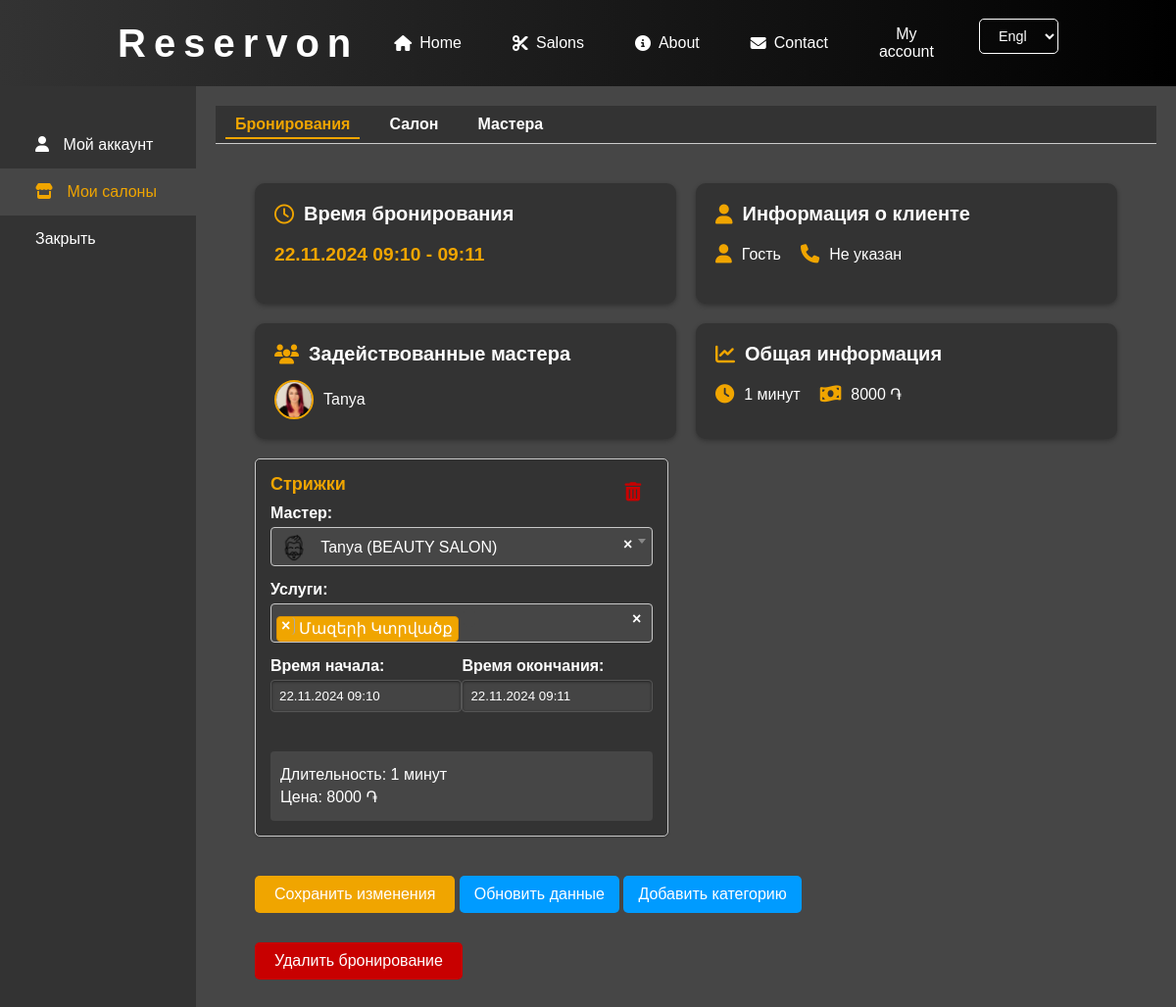
/user-account/bookings/edit/25/ (signed in), run on the app's committed database.
### salons/models.py (models this page shows, shortened)
class Appointment(models.Model):
    salon = models.ForeignKey(Salon, on_delete=models.CASCADE)
    user = models.ForeignKey(User, on_delete=models.CASCADE, null=True, blank=True)
    start_datetime = models.DateTimeField()
    end_datetime = models.DateTimeField(null=True, blank=True)
    barbers = models.ManyToManyField(
        Barber,
        through='AppointmentBarberService',
        related_name='appointments'
    )

class Barber(models.Model):
    salon = models.ForeignKey(Salon, on_delete=models.CASCADE, related_name='barbers')
    user = models.OneToOneField(User, on_delete=models.SET_NULL, null=True, blank=True)
    name = models.CharField(max_length=100)
    avatar = models.ImageField(upload_to='salons/barbers', blank=True, null=True)
    description = models.TextField(blank=True, null=True)
    categories = models.ManyToManyField(ServiceCategory, related_name='barbers')  # Add this line
    def __str__(self):
        return f"{self.name} ({self.salon.name})"
    def get_avatar_url(self):
        if self.avatar and self.avatar.url:
            return self.avatar.url
        return '/static/salons/img/default-avatar.png'

class ServiceCategory(models.Model):
    name = models.CharField(max_length=100, unique=True)  # Название категории
    default_duration = models.IntegerField('Default duration (minutes)', default=15)

### user_account/views.py (the view)
# urls.py: path('bookings/edit/<int:booking_id>/', views.edit_booking, name='edit_booking'),
@login_required
def edit_booking(request, booking_id):
    user = request.user
    appointment = get_object_or_404(
        Appointment.objects.select_related('user__main_profile').prefetch_related('barbers', 'barber_services'),
        id=booking_id,
        salon__in=user.administered_salons.all()
    )
    salon = appointment.salon
    if appointment.user:
        customer_name = appointment.user.get_full_name() or 'Гость'
    else:
        customer_name = 'Гость'
    if appointment.user and hasattr(appointment.user, 'main_profile'):
        customer_phone = appointment.user.main_profile.phone_number or 'Не указан'
    else:
        customer_phone = 'Не указан'
    if request.method == 'POST':
        formset = AppointmentBarberServiceFormSet(request.POST, instance=appointment)
        if formset.is_valid():
            with transaction.atomic():
                formset.instance = appointment  # Устанавливаем связь формсета с appointment
                instances = formset.save(commit=False)
                for obj in formset.deleted_objects:
                    obj.delete()
                for instance in instances:
                    instance.appointment = appointment
                    instance.save()
                formset.save_m2m()
                appointment.start_datetime = appointment.barber_services.aggregate(models.Min('start_datetime'))['start_datetime__min']
                appointment.end_datetime = appointment.barber_services.aggregate(models.Max('end_datetime'))['end_datetime__max']
                appointment.save(update_fields=['start_datetime', 'end_datetime'])
                messages.success(request, 'Бронирование успешно обновлено.')
                return redirect('user_account:manage_bookings')
        else:
            messages.error(request, 'Пожалуйста, исправьте ошибки ниже.')
    else:
        formset = AppointmentBarberServiceFormSet(instance=appointment)
    category_forms = []
    total_duration = 0
    total_price = 0
    for form_instance in formset.forms:
        barber_service = form_instance.instance
        if barber_service.pk:
            services = barber_service.services.all()
        else:
            service_ids = form_instance['services'].value()
            services = Service.objects.filter(id__in=service_ids)
        total_duration_category = sum(service.duration.total_seconds() / 60 for service in services)
        total_price_category = sum(service.price for service in services)
        total_duration += total_duration_category
        total_price += total_price_category
        categories = set(service.category.name for service in services if service.category)
        category_name = ', '.join(categories) if categories else 'Без категории'
        category_forms.append({
            'form': form_instance,
            'duration': total_duration_category,
            'price': total_price_category,
            'category_name': category_name,
        })
    category_count = len(category_forms)
    context = {
        'formset': formset,
        'appointment': appointment,
        'total_duration': total_duration,
        'total_price': total_price,
        'category_count': category_count,
        'customer_name': customer_name,
        'customer_phone': customer_phone,
        'category_forms': category_forms,
        'active_menu': 'bookings',
        'active_sidebar': 'salons',
        'LANGUAGE_CODE': request.LANGUAGE_CODE,
    }
    return render(request, 'user_account/edit_booking.html', context)

### salons/models.py (called while the page is built)
    def __str__(self):
        return self.name

### user_account/templatetags/custom_filters.py (called while the page is built)
@register.filter
def format_phone(value):
    if value and len(value) == 11:
        return f"+{value[0]} ({value[1:4]}) {value[4:7]}-{value[7:9]}-{value[9:]}"
    return value

@register.filter
def phone_number_format(value):
    return re.sub(r'\D', '', value)

@register.filter(name='remove_class')
def remove_class(field, class_name):
    if field.field.widget.attrs.get('class'):
        classes = field.field.widget.attrs['class'].split()
        classes = [cls for cls in classes if cls != class_name]
        field.field.widget.attrs['class'] = ' '.join(classes)
    return field

### user_account/templates/user_account/edit_booking.html (shortened to what this page needs)
{% extends "user_account/account_base.html" %}
{% load custom_filters %}
{% load static %}
{% block page_content %}
<div class="edit-booking">
    <div class="booking-summary">
        <div>
            <div class="booking-cards-container-1">
                <div class="time-card">
                    <h3><i class="far fa-clock"></i> Время бронирования</h3>
                    <p class="booking-time">{{ appointment.start_datetime|date:'d.m.Y H:i' }} - {{ appointment.end_datetime|date:'H:i' }}</p>
                </div>
                <div class="client-info-card">
                    <h3><i class="fas fa-user"></i> Информация о клиенте</h3>
                    <div class="client-info">
                        <p>
                            <i class="fas fa-user"></i>
                            <span>{{ customer_name }}</span>
                        </p>
                        <p>
                            <i class="fas fa-phone"></i>
                            <a href="tel:{{ customer_phone|phone_number_format }}" class="phone-link">{{ customer_phone|format_phone }}</a>
                        </p>
                    </div>
                </div>
            </div>
            <div class="booking-cards-container-2">
                <div class="barbers-card">
                    <h3><i class="fas fa-users"></i> Задействованные мастера</h3>
                    <div class="barbers-row">
                        {% for barber in appointment.barbers.all %}
                            <div class="barber-item">
                                <img src="{{ barber.get_avatar_url }}" alt="{{ barber.name }}" class="barber-avatar-summary" />
                                <span class="barber-name">{{ barber.name }}</span>
                            </div>
                        {% empty %}
                            <p>Нет задействованных мастеров</p>
                        {% endfor %}
                    </div>
                </div>
                <div class="price-duration-card">
                    <h3><i class="fas fa-chart-line"></i> Общая информация</h3>
                    <div class="booking-info">
                        <p>
                            <i class="fas fa-clock"></i>
                            <span id="total-duration">{{ total_duration|floatformat:0 }} минут</span>
                        </p>
                        <p>
                            <i class="fas fa-money-bill-wave"></i>
                            <span id="total-price">{{ total_price|floatformat:0 }} ֏</span>
                        </p>
                    </div>
                </div>
            </div>
        </div>
    </div>
    <form method="post" id="booking-form">
        <div id="formset-container">
            {% for category in category_forms %}
                <div class="barber-service-form" data-duration="{{ category.duration }}" data-price="{{ category.price }}">
                    <button type="button" class="remove-form-button"><i class="fas fa-trash-alt"></i></button>
                    <h3>{{ category.category_name }}</h3>
                    <div class="form-group{% if category.form.barber.errors %} has-error{% endif %}">
                        <label>Мастер:</label>
                    </div>
                    <div class="form-group{% if category.form.services.errors %} has-error{% endif %}">
                        <label>Услуги:</label>
                    </div>
                    <div class="time-group">
                        <div class="form-group{% if category.form.start_datetime.errors %} has-error{% endif %}">
                            <label>Время начала:</label>
                            {{ category.form.start_datetime }}
                        </div>
                        <div class="form-group{% if category.form.end_datetime.errors %} has-error{% endif %}">
                            <label>Время окончания:</label>
                            {{ category.form.end_datetime }}
                        </div>
                    </div>
                    <div class="category-summary">
                        <p class="duration">Длительность: {{ category.duration|floatformat:0 }} минут</p>
                        <p class="price">Цена: {{ category.price|floatformat:0 }} ֏</p>
                    </div>
                </div>
            {% endfor %}
        </div>
        <button type="submit" class="submit-button">Сохранить изменения</button>
        <button type="button" id="refresh-data-button">Обновить данные</button>
        <button type="button" id="add-form-button">Добавить категорию</button>
    </form>
    <form method="post" action="{% url 'user_account:delete_booking' appointment.id %}" id="delete-booking-form">
        <button type="submit" class="delete-button">Удалить бронирование</button>
    </form>
</div>
{% endblock %}

### main/static/main/css/main.css (style rules this page uses)
body { background-color: #000; color: #fff; font-family: 'Helvetica Neue', Helvetica, Arial, sans-serif; margin: 0; padding: 0; }
* { box-sizing: border-box; }

### user_account/static/user_account/css/manage_bookings.css (style rules this page uses)
.booking-time { font-size: 1.2em; font-weight: bold; color: rgb(240, 165, 0); }
.booking-info p { display: flex; align-items: center; margin: 5px 0; }
.booking-info i { color: rgb(240, 165, 0); margin-right: 10px; font-size: 1.2em; }
.booking-info span { font-size: 1em; color: white; }

### user_account/static/user_account/css/unified.css (style rules this page uses)
body { background-color: #333; color: #fff; font-family: 'Arial', sans-serif; margin: 0; padding: 0; }
h1, h2, h3, h4 { color: #fff; margin-bottom: 15px; }
a { color: rgb(240,165,0); text-decoration: none; }
button, .btn, input[type="submit"] { background-color: rgb(240,165,0); border: none; border-radius: 4px; color: #fff; padding: 8px 12px; cursor: pointer; font-size: 1rem; transition: background-color 0.3s; margin-bottom: 10px; }
input[type="text"], input[type="file"], textarea, select { background-color: #444; color: #fff; border: 1px solid #555; border-radius: 4px; padding: 10px; width: 100%; margin-bottom: 15px; transition: border-color 0.3s, box-shadow 0.3s; box-shadow: inset 0 1px 3px rgba(0,0,0,0.5); }
label { font-weight: bold; margin-bottom: 5px; display: block; }
.form-group input, .form-group select, .form-group textarea { background-color: #444; border: 1px solid #555; color: #fff; padding: 8px; width: 100%; border-radius: 4px; }
.form-group label { margin-bottom: 5px; display: block; }

### data on the page
Appointment: start_datetime "22.11.2024 09:10", end_datetime "09:11"
Barber: get_avatar_url (picture), name "Tanya"
ServiceCategory: category_name "Стрижки"

### other printed values
{{ customer_name }} "Гость"
{{ customer_phone|format_phone }} "Не указан"
{{ total_duration|floatformat:0 }} "1"
{{ total_price|floatformat:0 }} "8000"
{{ category.duration|floatformat:0 }} "1"
{{ category.price|floatformat:0 }} "8000"
form field language "English"
